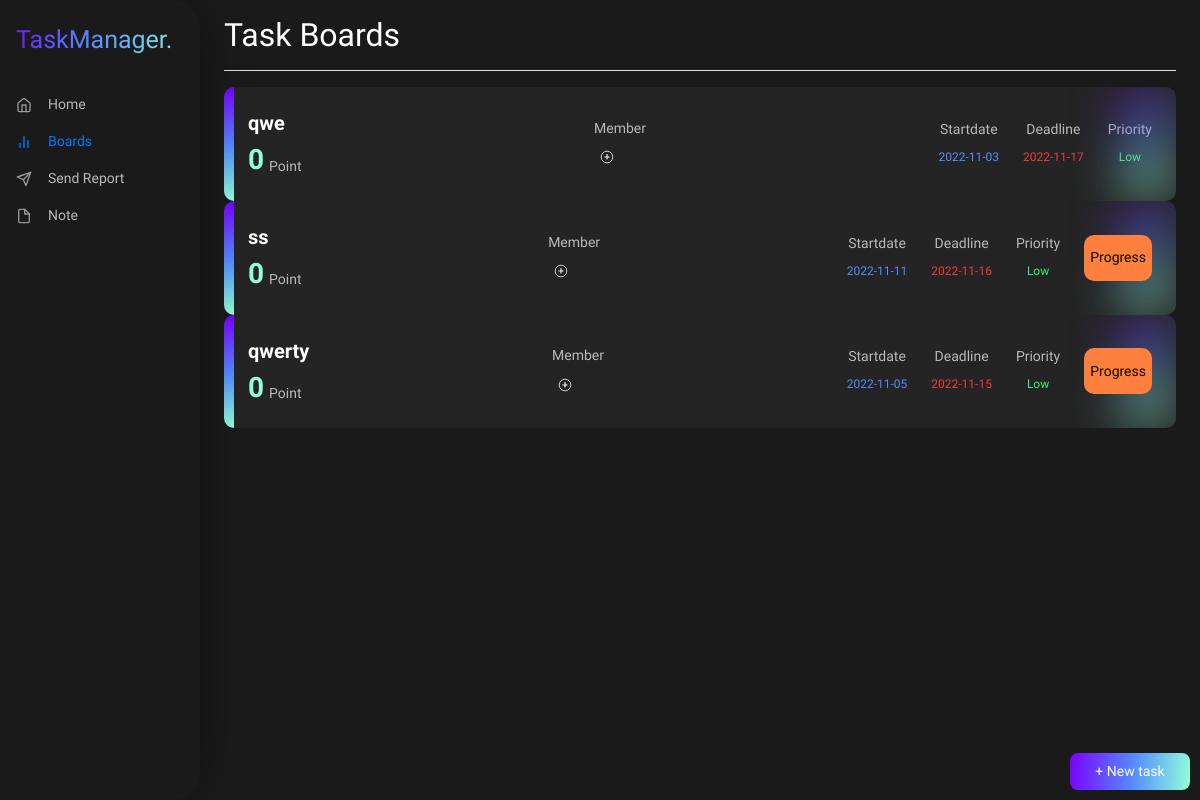
The app's page /component/scrum-master/task?id=2 with its own data.
### tables this page shows
CREATE TABLE `tb_task` (
  `idtask` int(11) NOT NULL,
  `idboards` int(11) NOT NULL,
  `title` varchar(45) NOT NULL,
  `startdate` date NOT NULL,
  `description` text NOT NULL,
  `deadline` date NOT NULL,
  `priority` varchar(45) NOT NULL,
  `status` varchar(45) NOT NULL,
  `link_file` text NOT NULL,
  `point` int(11) DEFAULT NULL,
  `salary` int(11) DEFAULT NULL,
  `flow` bigint(20) NOT NULL
);

### component/scrum-master/task/index.php (the view, shortened to what this page needs)
<?php
    include '../../../src/connection/connection.php';
    $idboards = $_GET['id'];
?>
<!DOCTYPE html>
<html lang="en">
<head>
    <link rel="stylesheet" href="https://cdn.jsdelivr.net/npm/bootstrap@4.5.3/dist/css/bootstrap.min.css">
	<link rel="stylesheet" type="text/css" href="../../../src/css/style.css">
    <link href="../assets/dist/css/bootstrap.min.css" rel="stylesheet">
    <link href="../../../src/css/dashboard.css" rel="stylesheet">
</head>
<body>
<div class="container-fluid">
  <div class="row">
    <nav id="sidebarMenu" class="col-md-3 col-lg-2 d-md-block sidebar collapse">
      <div class="sidebar-sticky">
        <h1 class="title-logo mb-4">TaskManager.</h1>
        <ul class="nav flex-column">
          <li class="nav-item">
            <a class="nav-link d-flex align-items-center" href="../home/">
              <span class="mr-3" data-feather="home"></span>
              Home
            </a>
          </li>
          <li class="nav-item">
            <a class="nav-link active d-flex align-items-center" href="#">
              <span class="mr-3" data-feather="bar-chart-2"></span>
              Boards
            </a>
          </li>
          <li class="nav-item">
            <a class="nav-link d-flex align-items-center" href="../send-report/">
              <span class="mr-3" data-feather="send"></span>
              Send Report
            </a>
          </li>
          <li class="nav-item">
            <a class="nav-link d-flex align-items-center" href="../note/">
              <span class="mr-3" data-feather="file"></span>
              Note
            </a>
          </li>
        </ul>
      </div>
    </nav>
    <main role="main" class="col-md-9 ml-sm-auto col-lg-10 px-md-4" style="height: 100vh;">
      <div class="d-flex justify-content-between flex-wrap flex-md-nowrap align-items-center pt-3 pb-2 mb-3 border-bottom">
        <h1 class="h2">Task Boards</h1>
      </div>
      <?php
        $queryTask  = mysqli_query($connect, "SELECT * FROM tb_task WHERE idboards=$idboards");
        while($row = mysqli_fetch_array($queryTask)){?>
        <div class="card-task p-4">
          <div class="component-left-decoration">
          </div>
          <div class="component-right-decoration">
          </div>
          <div class="left-side-car">
            <h1>
            <?=$row['title']?>
            </h1>
            <div class="d-flex align-items-center">
              <?php
              if($row['point'] !== 0){
                echo "<h3 style='float: left; margin: 0;'>".$row['point']."</h3><h2 style='float: left; margin: 0; margin-top: 12px; margin-left: 5px;'>Point</h2>";
              }elseif($row['salary'] !== 'Medium'){
                echo "<h3 style='float: left; margin: 0;'>".$row['salary']."</h3><h2 style='float: left; margin: 0; margin-top: 12px; margin-left: 5px;'>.00</h2>";
              }else{}
              ?>
            </div>
          </div>
          <div class="d-flex">
            <div class="component">
              <h2>Member</h2>
              <div class="d-flex align-items-center">
                <button type="button" style="background-color: transparent; border: 0; outline: none;" data-toggle="modal" data-target="#modalAssigne">
                  <svg data-toggle="modal" data-target="#doing<?=$rowDoing["idlistTask"]?>" width="14" height="14" viewBox="0 0 14 14" fill="none" xmlns="http://www.w3.org/2000/svg">
                      <path d="M6.99984 7.00033H4.6665M6.99984 4.66699V7.00033V4.66699ZM6.99984 7.00033V9.33366V7.00033ZM6.99984 7.00033H9.33317H6.99984Z" stroke="#CDCDCD" stroke-linecap="round"/>
                      <path d="M6.99984 12.8337C10.2215 12.8337 12.8332 10.222 12.8332 7.00033C12.8332 3.77866 10.2215 1.16699 6.99984 1.16699C3.77818 1.16699 1.1665 3.77866 1.1665 7.00033C1.1665 10.222 3.77818 12.8337 6.99984 12.8337Z" stroke="#CDCDCD"/>
                  </svg>
                </button>
              </div>
            </div>
          </div>
          <div class="d-flex right-side-car">
            <div class="component">
              <h2>Startdate</h2>
              <span style="color: #548CFF;"><?=$row['startdate']?></span>
            </div>
            <div class="ml-4 component">
              <h2>Deadline</h2>
              <span style="color: #F33838 !important;"><?=$row['deadline']?></span>
            </div>
            <div class="ml-4 component">
              <h2>Priority</h2>
              <?php
              if($row['priority'] === 'Low'){
                echo "<span style='color: #38F378;'>Low</span>";
              }elseif($row['priority'] === 'Medium'){
                echo "<span style='color: #E3C629;'>Medium</span>";
              }else{
                echo "<span style='color: #F33838;'>Hard</span>";
              }
              ?>
            </div>
            <?php
            if($row['status'] === 'Publish'){
              echo '<button class="ml-4" style="background: #FF7F3F; border: 0; border-radius: 10px; z-index: 2;">Progress</button>';
            }else{}
            ?>
          </div>
        </div>
      <?php $no++;
      } ?>
    </main>
    <button type="button" data-toggle="modal" data-target="#exampleModal" class="btn-linear-primary p-2 btn-fixed-bottom" >+ New task</button>
  </div>
</div>
</body>
</html>

### src/css/style.css (style rules this page uses)
.title-logo { font-family: 'Cantora One', sans-serif; padding: 0.5rem 1rem; font-style: normal; font-weight: 400; font-size: 25px; line-height: 28px; display: flex; align-items: center; background: linear-gradient(93.85deg, #7900FF 0%, #548CFF 45.31%, #93FFD8 100%); -webkit-background-clip: text; -webkit-text-fill-color: transparent; background-clip: text; text-fill-color: transparent; }
.btn-linear-primary { background: linear-gradient(95.62deg, #7900FF 0%, #548CFF 52.6%, #93FFD8 100%); border-radius: 8px; font-family: 'Catamaran', sans-serif; color: #FFF; font-weight: 500; border: 0; }
.btn-fixed-bottom { position: fixed !important; width: 10%; right: 10px; bottom: 10px; }
.card-task { background-color: #242424; padding: 10px 20px; border-radius: 10px; display: flex; justify-content: space-between; position: relative; overflow: hidden; padding-left: 40px !important; align-items: center; }
.card-task h1 { font-style: normal; font-weight: 600; font-size: 20px; }
.card-task h2 { font-style: normal; font-weight: 400; font-size: 14px; color: #B9B9B9; }
.card-task span { font-style: normal; font-weight: 400; font-size: 12px; line-height: 16px; }
.card-task h3 { font-style: normal; font-weight: 700; font-size: 28px; color: #93FFD8; }
.card-task .component { text-align: center; }
.component-left-decoration { position: absolute; left: 0; top: 0; width: 10px; height: 100%; background: linear-gradient(180deg, #7900FF 0%, #548CFF 52.08%, #93FFD8 100%); }
.component-right-decoration { position: absolute; right: 0; top: 0; width: 60px; height: 100%; z-index: 1; background: linear-gradient(151deg, rgba(121, 0, 255, 0.4) 7.37%, rgba(84, 140, 255, 0.4) 41.97%, rgba(147, 255, 216, 0.4) 71.76%); filter: blur(21.5px); }

### src/css/dashboard.css (style rules this page uses)
body { font-size: .875rem; font-family: 'Catamaran', sans-serif; color: #FFFFFF; }
.feather { width: 16px; height: 16px; vertical-align: text-bottom; }
.container-fluid { background-color: #191A19; }
.sidebar { position: fixed; top: 0; bottom: 0; left: 0; z-index: 100; padding: 10px 0 0; background: #191A19; box-shadow: 2px 0px 60px -20px rgba(0, 0, 0, 0.75); border-radius: 0px 28px 28px 0px; }
.sidebar-sticky { position: relative; top: 0; height: calc(100vh - 48px); padding-top: .5rem; overflow-x: hidden; overflow-y: auto; }
.sidebar .nav-link { font-weight: 500; color: #B9B9B9; }
.sidebar .nav-link .feather { margin-right: 4px; color: #999; }
.sidebar .nav-link.active { color: #007bff; }
.sidebar .nav-link:hover .feather, .sidebar .nav-link.active .feather { color: inherit; }

### records on screen
tb_task: title "qwe", point "0", startdate "2022-11-03", deadline "2022-11-17", priority "Low"
tb_task: title "ss", point "0", startdate "2022-11-11", deadline "2022-11-16", priority "Low", status "Progress"
tb_task: title "qwerty", point "0", startdate "2022-11-05", deadline "2022-11-15", priority "Low", status "Progress"
